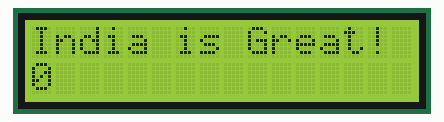
This sketch was run on a simulated Arduino Uno, built with avr-gcc and run on an emulated ATmega328P. Parts: 16×2 character LCD.

Above: at 0.1 s.
At 4.1 s:
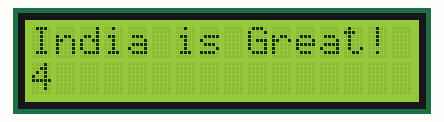
At 9.1 s:
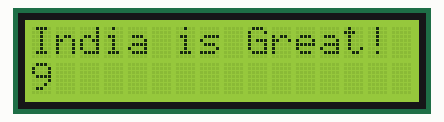
At 19.1 s:
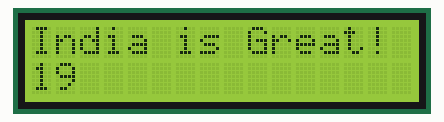
At 29.1 s:
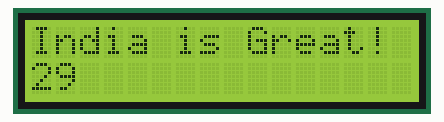
At 39.1 s:
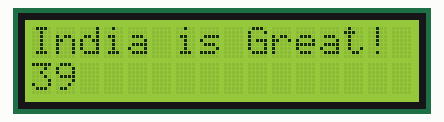

Measured:
- what the display in image 1 shows lasts 1.0 s, from 4.0 s to 5.0 s

The sketch:

NanoLCD.ino
```cpp
// include the library code:
#include <LiquidCrystal.h>

LiquidCrystal lcd(12, 11, 10, 9, 8, 7);

void setup() {
  lcd.begin(16, 2);
  lcd.print("India is Great!");
}

void loop() {
    lcd.setCursor(0, 1);
    lcd.print(millis() / 1000);
}
```
